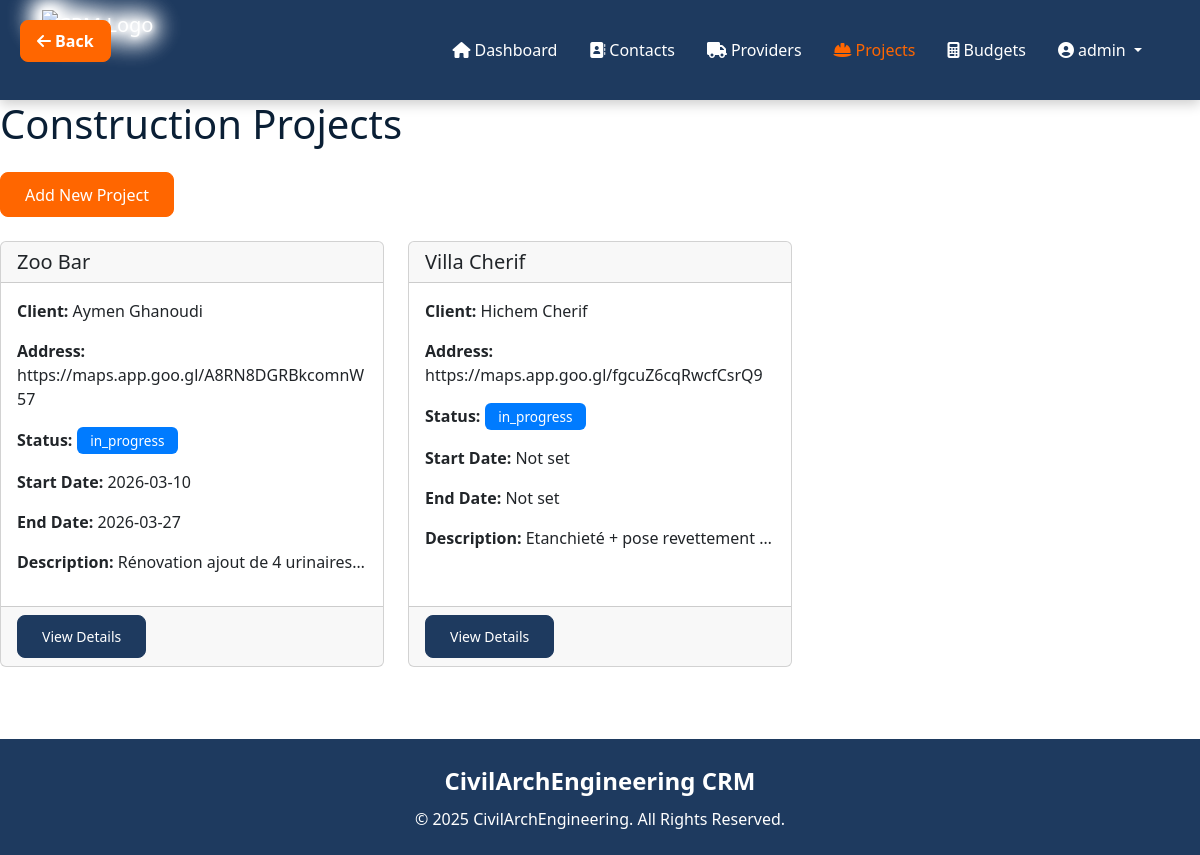
Before: /projects (signed in) with the older database file.
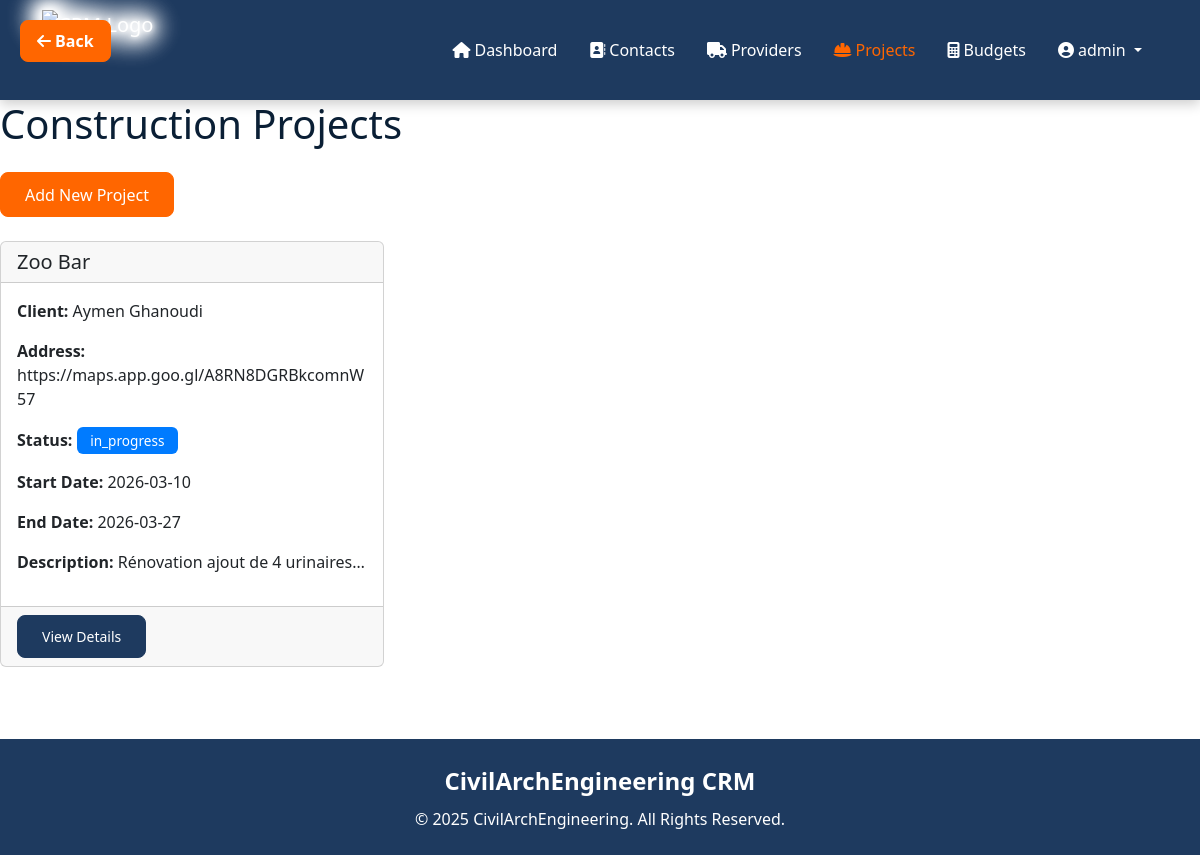
After: the same page with the newer database file.
### app.py (models this page shows)
class Project(db.Model):
    id = db.Column(db.Integer, primary_key=True)
    name = db.Column(db.String(100), nullable=False)
    client_name = db.Column(db.String(100))
    address = db.Column(db.String(200))
    start_date = db.Column(db.Date)
    end_date = db.Column(db.Date)
    status = db.Column(db.String(50))
    description = db.Column(db.Text)
    budget_total = db.Column(db.Float, default=0.0)

### app.py (the view)
@app.route('/projects')
@login_required
def projects():
    projects_list = Project.query.all()
    return render_template('projects.html', projects=projects_list)

### app.py (called while the page is built)
@login_manager.user_loader
def load_user(user_id):
    return User.query.get(int(user_id))

### templates/projects.html (shortened to what this page needs)
{% extends "base.html" %}
{% block content %}
<div class="row">
    <div class="col-12">
        <h1 class="mb-4">Construction Projects</h1>
    </div>
</div>
<div class="row mb-4">
    <div class="col-12">
        <button type="button" class="btn btn-warning" data-bs-toggle="modal" data-bs-target="#addProjectModal">
            Add New Project
        </button>
    </div>
</div>
<div class="row">
    {% for project in projects %}
    <div class="col-md-4 mb-4">
        <div class="card h-100">
            <div class="card-header">
                <h5 class="card-title mb-0">{{ project.name }}</h5>
            </div>
            <div class="card-body">
                <p><strong>Client:</strong> {{ project.client_name }}</p>
                <p><strong>Address:</strong> {{ project.address }}</p>
                <p><strong>Status:</strong>
                    <span class="badge bg-{{ 'warning' if project.status == 'planned' else 'primary' if project.status == 'in_progress' else 'success' }}">
                        {{ project.status }}
                    </span>
                </p>
                <p><strong>Start Date:</strong> {{ project.start_date.strftime('%Y-%m-%d') if project.start_date else 'Not set' }}</p>
                <p><strong>End Date:</strong> {{ project.end_date.strftime('%Y-%m-%d') if project.end_date else 'Not set' }}</p>
                <p class="text-truncate"><strong>Description:</strong> {{ project.description or 'No description' }}</p>
            </div>
            <div class="card-footer">
                <a href="{{ url_for('project_detail', id=project.id) }}" class="btn btn-sm btn-primary">View Details</a>
            </div>
        </div>
    </div>
    {% endfor %}
</div>
{% endblock %}

Changed rows visible on the page:
removed Project: name "Villa Cherif", client_name "Hichem Cherif", address "https://maps.app.goo.gl/fgcuZ6cqRwcfCsrQ9", status "in_progress", start_date "Not set", end_date "Not set", description "Etanchieté + pose revettement…"
